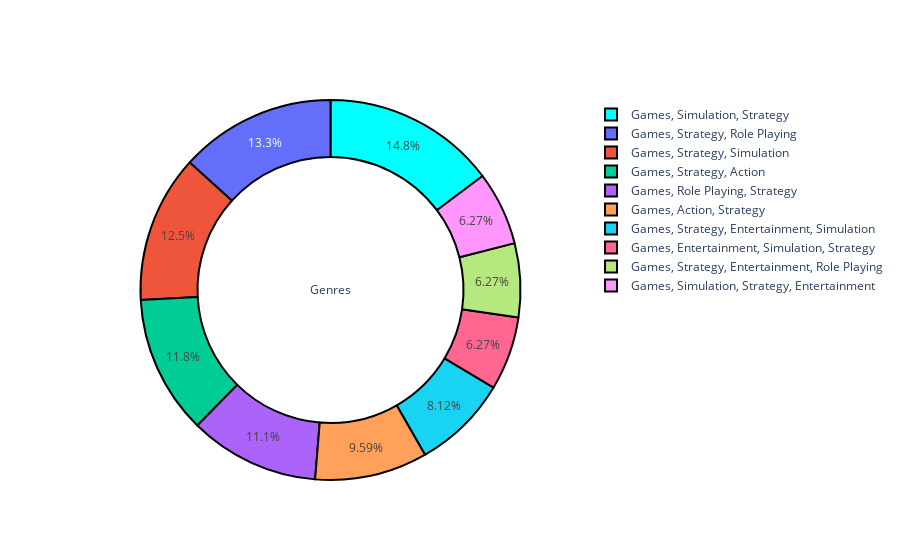

Notebook source saved alongside this figure:
### Markdown cell above
### Based on above resultset we perform Exploratory Data Analysis:

### Using Pie chart we display different Genres:

### Code cell
# A Function To Plot Pie Plot using Plotly

def pie_plot(cnt_srs, colors, title):
    labels=cnt_srs.index
    values=cnt_srs.values
    trace = go.Pie(labels=labels, 
                   values=values, 
                   title=title, 
                   hoverinfo='percent+value', 
                   textinfo='percent',
                   textposition='inside',
                   hole=0.7,
                   showlegend=True,
                   marker=dict(colors=colors,
                               line=dict(color='#000000',
                                         width=2),
                              )
                  )
    return trace

py.iplot([pie_plot(df['Genres'].value_counts().sort_values(ascending=False).head(10), ['cyan'], 'Genres')])

### Figure 1 — Plotly figure (JSON) as saved in the notebook; plotly's stock layout.template omitted (floating-point values rounded to 4 significant figures)
{"data": [{"hole": 0.7, "hoverinfo": "percent+value", "labels": ["Games, Simulation, Strategy", "Games, Strategy, Role Playing", "Games, Strategy, Simulation", "Games, Strategy, Action", "Games, Role Playing, Strategy", "Games, Action, Strategy", "Games, Strategy, Entertainment, Simulation", "Games, Entertainment, Simulation, Strategy", "Games, Strategy, Entertainment, Role Playing", "Games, Simulation, Strategy, Entertainment"], "marker": {"colors": ["cyan"], "line": {"color": "#000000", "width": 2}}, "showlegend": true, "textinfo": "percent", "textposition": "inside", "title": {"text": "Genres"}, "type": "pie", "values": [40, 36, 34, 32, 30, 26, 22, 17, 17, 17]}], "layout": {}}
